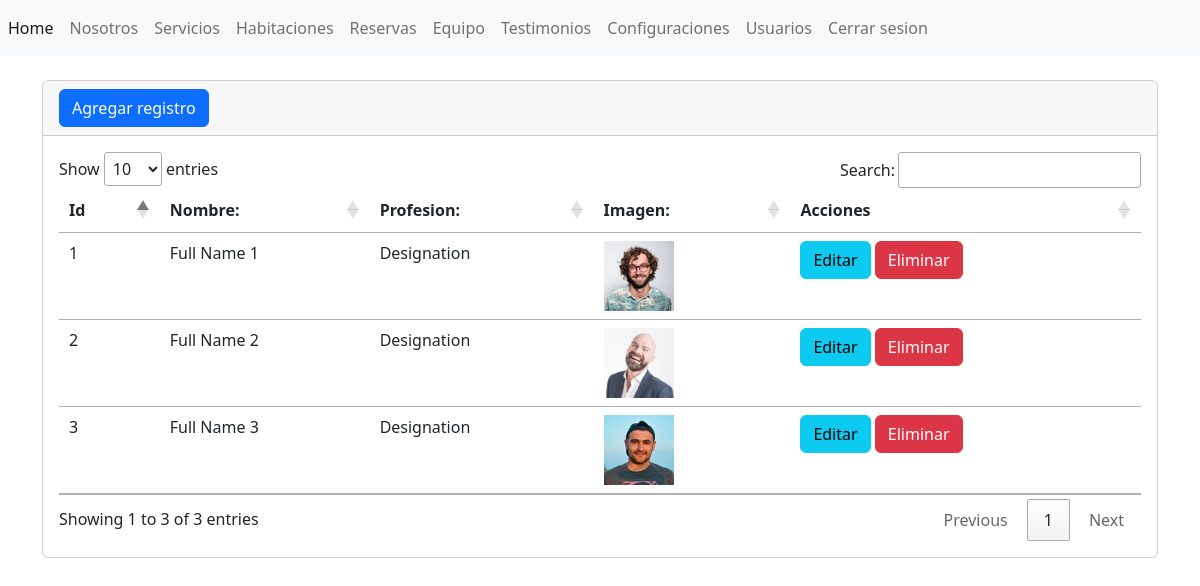
The app's page /admin/secciones/equipo/index.php (signed in) with its own data.
### tables this page shows
CREATE TABLE IF NOT EXISTS tbl_equipo (
  id INT AUTO_INCREMENT PRIMARY KEY,
  nombre VARCHAR(255) NOT NULL,
  profesion VARCHAR(255) NOT NULL,
  imagen VARCHAR(255) NOT NULL
);

### admin/secciones/equipo/index.php (the view, shortened to what this page needs)
<?php include("../../bd.php");
$sentencia= $conexion->prepare("SELECT * FROM `tbl_equipo`");
$sentencia->execute();
$lista_nosotros=$sentencia->fetchAll(PDO::FETCH_ASSOC);
include("../../templates/header.php");?>
<div class="card">
    <div class="card-header">
        <a name="" id="" class="btn btn-primary" href="crear.php" role="button">Agregar registro</a>
    </div>
    <div class="card-body">
         <div class="table-responsive">
            <table class="table">
                <thead>
                    <tr>
                        <th scope="col">Id</th>
                        <th scope="col">Nombre:</th>
                        <th scope="col">Profesion:</th>
                        <th scope="col">Imagen:</th>
                        <th scope="col">Acciones</th>
                    </tr>
                </thead>
                <tbody>
                <?php foreach($lista_nosotros as $registros){?>
                    <tr>
                        <td><?php echo $registros["id"] ?></td>
                        <td><?php echo $registros["nombre"] ?></td>
                        <td><?php echo $registros["profesion"] ?></td>
                        <td><img width="70" src="../../../img/<?php echo $registros['imagen'];?>"/></td>
                        <td>
                        <a name="" id="" class="btn btn-info" href="editar.php?txtid=<?php echo $registros['id']; ?> " role="button" role="button">Editar</a>
                            <a name="" id="" class="btn btn-danger" href="index.php?txtid=<?php echo $registros['id']; ?>" role="button">Eliminar</a>
                        </td>
                    </tr>
                  <?php } ?>
                </tbody>
            </table>
        </div>
    </div>
</div>
<?php include("../../templates/footer.php"); ?>

### records on screen
tbl_equipo: id "1", nombre "Full Name 1", profesion "Designation", imagen (picture)
tbl_equipo: id "2", nombre "Full Name 2", profesion "Designation", imagen (picture)
tbl_equipo: id "3", nombre "Full Name 3", profesion "Designation", imagen (picture)
